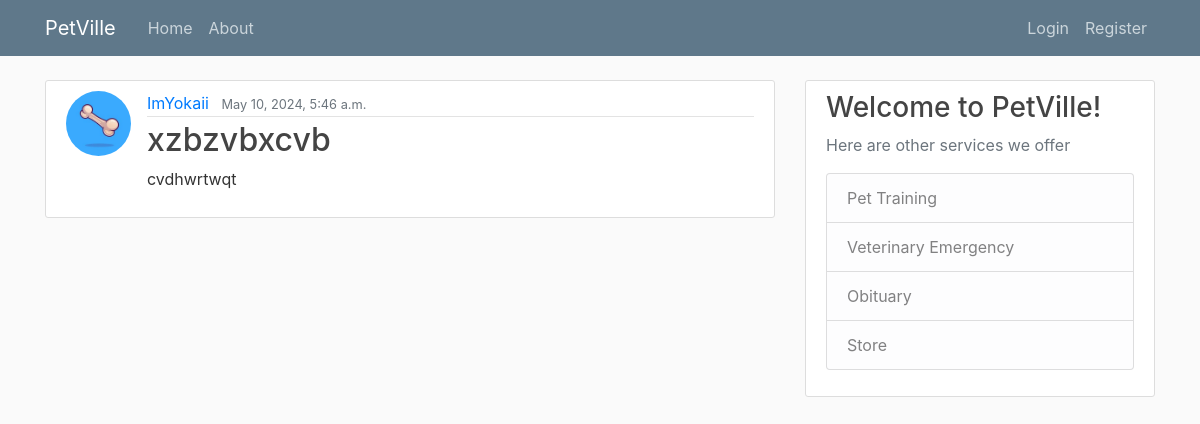
/post/11, run on the app's committed database.
### mainPage/models.py (models this page shows, shortened)
class Post(models.Model):
    title = models.CharField(max_length=100)
    content = models.TextField()
    date_posted = models.DateTimeField(default=timezone.now)
    author = models.ForeignKey(User, on_delete=models.CASCADE)

### users/models.py (models this page shows, shortened)
class Profile(models.Model):
    user = models.OneToOneField(User, on_delete=models.CASCADE)
    image = models.ImageField(default='default.jpg', upload_to='profile_pics')

### mainPage/views.py (the view)
# urls.py: path('post/<int:pk>', PostDetailView.as_view(), name='post-detail'),
class PostDetailView(DetailView):
    model = Post
    template_name = 'main/post_detail.html'

### mainPage/templates/main/post_detail.html (shortened to what this page needs)
{% extends "main/base.html" %}
{% block content %}
    <article class="media content-section">
        <img class="rounded-circle article-img" src="{{ object.author.profile.image.url}}">
        <div class="media-body">
        <div class="article-metadata">
            <a class="mr-2" href="{% url 'user-posts' object.author.username %}">{{ object.author }}</a>
            <small class="text-muted">{{ object.date_posted }}</small>
        </div>
        <h2 class="article-title">{{ object.title }}</h2>
        <p class="article-content">{{ object.content }}</p>
        </div>
    </article>
{% endblock content %}

### mainPage/static/mainPage/def.css (style rules this page uses)
body { background: #fafafa; color: #333333; margin-top: 5rem; }
h1, h2, h3, h4, h5, h6 { color: #444444; }
.content-section { background: #ffffff; padding: 10px 20px; border: 1px solid #dddddd; border-radius: 3px; margin-bottom: 20px; }
.article-title { color: #444444; }
.article-content { white-space: pre-line; }
.article-img { height: 65px; width: 65px; margin-right: 16px; }
.article-metadata { padding-bottom: 1px; margin-bottom: 4px; border-bottom: 1px solid #e3e3e3 }

### data on the page
Post: author.profile.image (placeholder picture), author "ImYokaii", date_posted "May 10, 2024, 5:46 a.m.", title "xzbzvbxcvb", content "cvdhwrtwqt"
